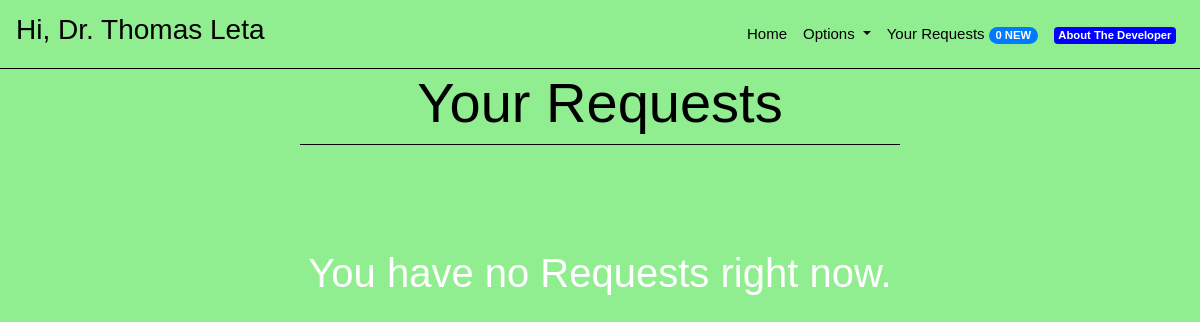
/requests (signed in), run on an earlier commit of the app's database.
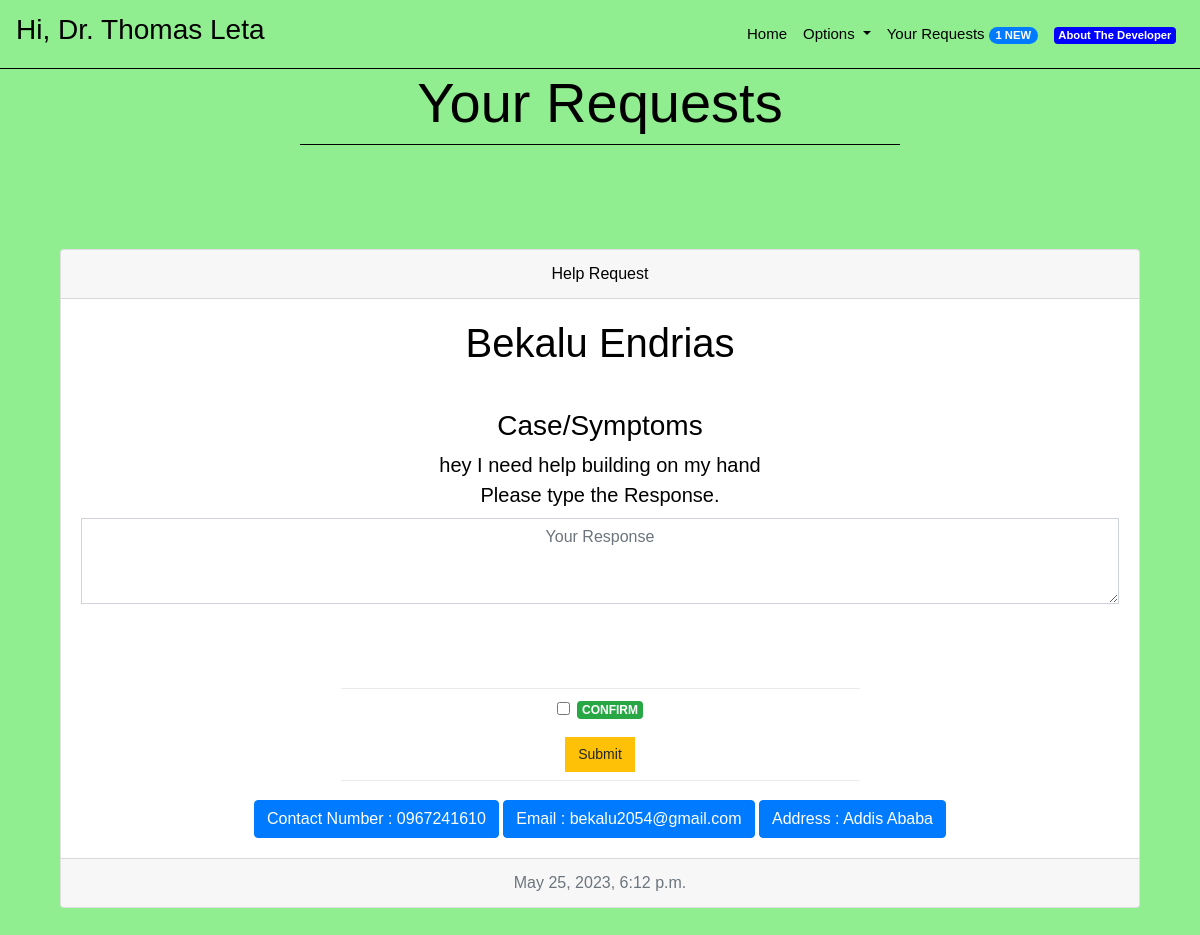
And on a later commit of the database.
### core/models.py (models this page shows, shortened)
class Doctor(models.Model):
    name = models.CharField(max_length = 30)
    address = models.CharField(max_length = 100)
    contactNumber = models.CharField(unique = True, max_length = 10)
    email = models.EmailField(unique = True, max_length = 255)
    specialization = models.CharField(max_length = 100)
    passwordHash = models.CharField(max_length = 64)
    emailHash = models.CharField(max_length = 64)
    image = models.ImageField(upload_to='profile_images/', default='profile_images/default.jpg')

class Assistance(models.Model):
    assistanceText = models.CharField(max_length = 2000, default = "")
    doctor = models.ForeignKey(Doctor, related_name = "doctorRecords", on_delete = models.CASCADE)
    patient = models.ForeignKey(Patient, related_name = "patientRecords", on_delete = models.CASCADE)
    timestamp = models.DateTimeField(auto_now_add = True)
    isNew = models.BooleanField(default = True)
    isCompleted = models.BooleanField(default = False)
    symptoms = models.CharField(max_length = 2000)

class Patient(models.Model):
    name = models.CharField(max_length = 30)
    address = models.CharField(max_length = 100)
    contactNumber = models.CharField(max_length = 10)
    email = models.EmailField(unique = True, max_length = 255)
    userId = models.CharField(unique = True, max_length = 8)
    passwordHash = models.CharField(max_length = 64)
    emailHash = models.CharField(max_length = 64)
    image = models.ImageField(upload_to='profile_images/', default='profile_images/default.jpg')

### core/views.py (the view)
# urls.py: path('requests', views.requests, name = "requests"),
def requests(request):
    doctor = Doctor.objects.get(emailHash = request.session['userEmail'])
    records = doctor.doctorRecords.all()
    numberNewPendingAssistances = doctor.doctorRecords.aggregate(newPendingAssistances = Count('pk', filter =( Q(isNew = True) & Q(isCompleted = False) ) ))['newPendingAssistances']
    request.session['numberNewAssistances'] = numberNewPendingAssistances
    context = {
        "message" : "Successfully Logged In.",
        "isAuthenticated" : True,
        "user": records.order_by('-timestamp')
    }
    response = render(request,"core/userDoctorRequestPortal.html", context)
    return responseHeadersModifier(response)

### core/views.py (called while the page is built)
def responseHeadersModifier(response):
    response["Cache-Control"] = "no-cache, no-store, must-revalidate"
    response["Pragma"] = "no-cache"
    response["Expires"] = "0"
    return response

### core/templates/core/userDoctorRequestPortal.html (shortened to what this page needs)
{% extends "core/base.html" %}
{% block bodytag %}
{% load static %}
<body background="{% static 'core/images/back.png' %}" style="background-size: auto auto;">
    {% endblock %}
    {% block body %}
    <h1 style="text-align:center;color:black" class="display-4">
        Your Requests
    </h1>
    <li class="dropdown-divider" style="margin-left:25%;margin-right:25%;border-color:black"></li>
    <br>
    <br>
    <br>
    <br>
    {% for Assistance in user %}
    {% if not Assistance.isCompleted %}
    <form action="{% url 'onlinehelp' %}" method="post">
        <div class="card text-center" style="margin-left:5%;margin-right:5%;">
            <div class="card-header">Help Request</div>
            <div class="card-body">
                <h1 class="card-title">
                    {{ Assistance.patient.name }}
                </h1>
                <div class="card-text lead">
                    <br>
		    <span>
                        <h3>Case/Symptoms</h3>
                    </span>
                    {{ Assistance.symptoms }}
                    <div class="form-group">
                        <label for="exampleFormControlTextarea1">Please type the Response.</label>
                        <textarea name="Assistance" style="text-align:center" class="form-control"
                            id="exampleFormControlTextarea1" rows="3" placeholder="Your Response"></textarea>
                    </div>
                    <br>
                    <br>
                </div>
                <li class="dropdown-divider" style="margin-left:25%;margin-right:25%"></li>
                <div class="form-group form-check">
                    <input type="checkbox" class="form-check-input" id="exampleCheck1">
                    <label class="form-check-label" for="exampleCheck1"><span
                            class="badge badge-success">CONFIRM</span></label>
                </div>
                <button type="submit" class="btn btn-warning" style="margin-left:10%;margin-right:10%"">Submit</button><br>
                        <li class=" dropdown-divider" style="margin-left:25%;margin-right:25%"></li>
                    <a href="#" class="btn btn-primary" style="margin-top:1%">Contact Number : {{ Assistance.patient.contactNumber }}</a>
                    <a href="#" class="btn btn-primary" style="margin-top:1%">Email : {{ Assistance.patient.email }}</a>
                    <a href="#" class="btn btn-primary" style="margin-top:1%">Address : {{ Assistance.patient.address }}</a>
            </div>
            <div class="card-footer text-muted">
                {{ Assistance.timestamp }}
            </div>
        </div>
    </form>
    <br>
    {% endif %}
    {% empty %}
    <h1 style="text-align:center;color:white">
        You have no Requests right now.
    </h1>
    {% endfor %}
    <br>
    <br>
    {% endblock %}

### core/templates/core/base.html (shortened to what this page needs)
{% load static %}
<!doctype html>
<html lang="en">
<head>
    <link rel="stylesheet" href="https://stackpath.bootstrapcdn.com/bootstrap/4.2.1/css/bootstrap.min.css">
    <link rel="stylesheet" href="{% static 'core/css/style.css' %}">
    <link rel="stylesheet" href="{% static 'core/css/aboutstyle.css' %}">
    <link rel="stylesheet" href="{% static 'core/css/responsive.css' %}">
    <link rel="stylesheet" href="https://cdnjs.cloudflare.com/ajax/libs/font-awesome/4.7.0/css/font-awesome.min.css">
</head>
{% block bodytag %}
{% endblock %}
<nav class="navbar navbar-expand-lg navbar-light bg-transparent">
    {% if request.session.isLoggedIn %}
    <a class="navbar-brand" href="/">
        <h3 style="color:black;text-align:center">Hi,{% if request.session.isDoctor %} Dr.{% endif %} {{ request.session.Name }}</h3>
    </a>
    {% else %}
    <a class="navbar-brand" href="/">
        <h2 style="color:black;text-align:center">Enen</h2>
    </a>
    {% endif %}
    <div class="collapse navbar-collapse" id="navbarSupportedContent">
        <ul class="navbar-nav ml-auto">
            <li class="nav-item active">
                <a class="nav-link" href="{% url 'index' %}" style="color:black">Home </a>
            </li>
            {% if request.session.isLoggedIn %}
            <li class="nav-item dropdown">
                <a class="nav-link dropdown-toggle" style="color:black" href="#" id="navbarDropdown" role="button"
                    data-toggle="dropdown" aria-haspopup="true" aria-expanded="false">
                    Options
                </a>
            </li>
            {% endif %}
            {% if request.session.isLoggedIn %}
            <li class="nav-item">
                <a class="nav-link" href="{% url 'login' %}" style="color:black">Your Requests <span
                        class="badge badge-primary badge-pill">{{ request.session.numberNewAssistances }}
                        NEW</span></a>
            </li>
            {% else %}
            <li class="nav-item">
                <a class="nav-link" href="{% url 'login' %}" style="color:black">Login</a>
            </li>
            {% endif %}
            <li class="nav-item">
                <a class="nav-link" href="{% url 'about' %}" style="color:black"><span style="background-color: blue" class="badge badge-secondary">About The Developer</span></a>
            </li>
        </ul>
    </div>
</nav>
<li class="dropdown-divider" style="margin-top:0px;margin-bottom:0px;border-color:black"></li>
{% block body %}
{% endblock %}
</body>
</html>

### core/static/core/css/style.css (style rules this page uses)
body { font-family: 'Nunito', sans-serif; color: #000000; background-color: #fefefe; overflow-x: hidden; }

### core/static/core/css/aboutstyle.css (style rules this page uses)
* { margin: 0; padding: 0; border: 0; outline: none; }
a { font-family: 'Quicksand', sans-serif; font-size: 15px; color: #555555; }
button { font-family: 'Poppins', sans-serif; font-size: 14px !important; border-radius: 0 !important; }
input, textarea, .form-control, select { border-radius: 0 !important; font-family: 'Quicksand', sans-serif; }

What changed in the data, as far as the page shows it:
added Assistance: patient.name "Bekalu Endrias", symptoms "hey I need help building on my hand", patient.contactNumber "0967241610", patient.email "bekalu2054@gmail.com", patient.address "Addis Ababa", timestamp "May 25, 2023, 6:12 p.m."
Also different on the page:
{{ request.session.numberNewAssistances }}: "0" → "1"
text no longer shown: "You have no Requests right now."
